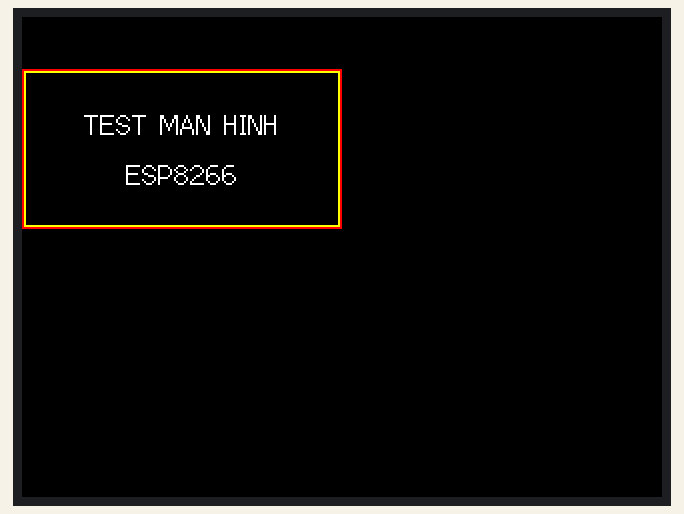
Recording of a sketch running on a simulated ESP32. Shown: 320×240 colour display.

Above: at 0.2 s.
At 2.3 s:
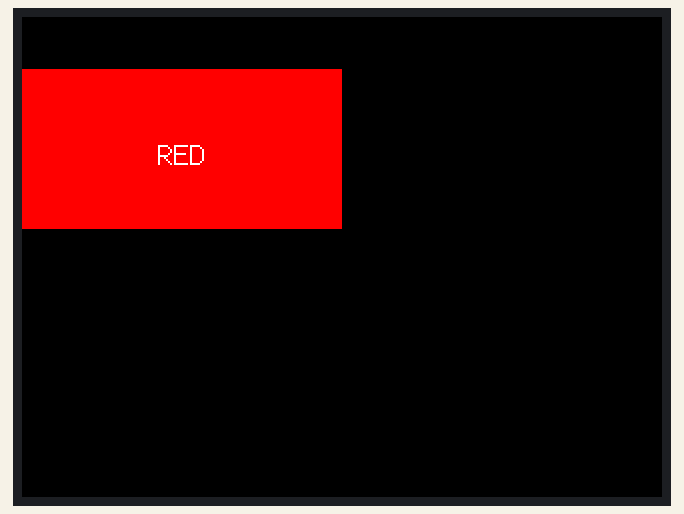
At 3.3 s:
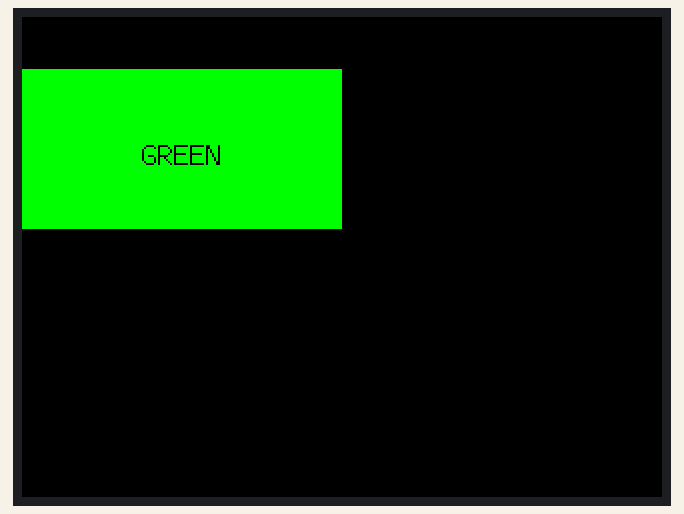
At 4.3 s:
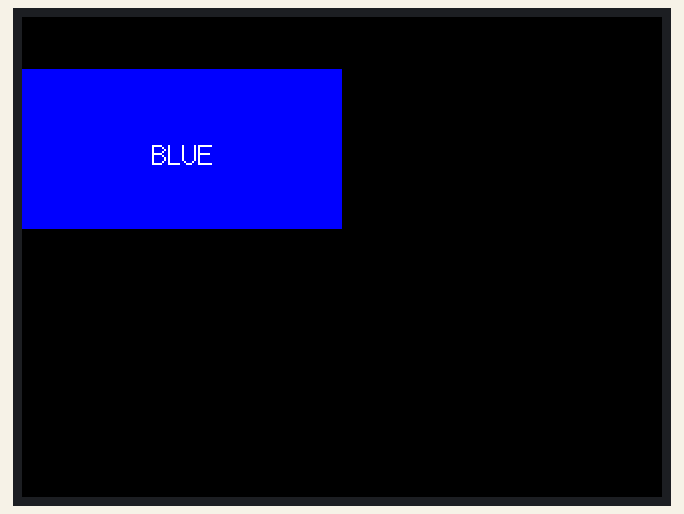

The sketch:

tft.ino
```cpp
#include <TFT_eSPI.h>
#include <SPI.h>

TFT_eSPI tft = TFT_eSPI();

void setup(void) {
  Serial.begin(115200);
  tft.init();

  // --- 1. SỬA LỖI SAI MÀU (INVERSION) ---
  // Nếu màn hình bị trắng xóa hoặc màu bị âm bản -> Sửa false thành true
  // Nếu màn hình màu đen đúng chuẩn -> Giữ nguyên false
  tft.invertDisplay(true);

  // --- 2. SỬA LỖI NGƯỢC CHỮ (MIRROR) ---
  // Nếu chữ bị ngược (soi gương) -> Dùng số 3
  // Nếu chữ bị lộn đầu -> Dùng số 1
  tft.setRotation(3);

  // --- 3. SỬA LỖI LỆCH HÌNH/NHIỄU (OFFSET) ---
  // Vì dùng Rotation 3 trên GreenTab sẽ bị lệch 26 pixel.
  // Dòng này giúp đẩy hình về giữa và xóa nhiễu.
  tft.setViewport(0, 26, 160, 80);

  // --- VẼ TEST ---
  tft.fillScreen(TFT_BLACK);

  // Test màu: Vẽ 3 hình tròn Đỏ - Xanh Lá - Xanh Dương
  // Nếu màu hiển thị đúng thứ tự Đỏ-Lá-Dương là OK
  tft.fillCircle(30, 40, 10, TFT_RED);
  tft.fillCircle(80, 40, 10, TFT_GREEN);
  tft.fillCircle(130, 40, 10, TFT_BLUE);

  tft.setTextColor(TFT_WHITE, TFT_BLACK);
  tft.drawCentreString("DA HET LOI!", 80, 10, 2);
  tft.drawCentreString("R     G     B", 80, 60, 2);
}

void loop() {
  // --- MÀN HÌNH 1: KIỂM TRA KHUNG VIỀN ---
  tft.fillScreen(TFT_BLACK);

  // Vẽ khung đỏ sát mép màn hình để xem có bị mất cạnh nào không
  tft.drawRect(0, 0, 160, 80, TFT_RED);
  tft.drawRect(1, 1, 158, 78, TFT_YELLOW);

  tft.setTextColor(TFT_WHITE, TFT_BLACK);
  tft.drawCentreString("TEST MAN HINH", 80, 20, 2);
  tft.drawCentreString("ESP8266", 80, 45, 2);

  delay(2000);

  // --- MÀN HÌNH 2: KIỂM TRA MÀU SẮC (RGB) ---
  // Màn hình đỏ
  tft.fillScreen(TFT_RED);
  tft.setTextColor(TFT_WHITE, TFT_RED);
  tft.drawCentreString("RED", 80, 35, 2);
  delay(1000);

  // Màn hình xanh lá
  tft.fillScreen(TFT_GREEN);
  tft.setTextColor(TFT_BLACK, TFT_GREEN);
  tft.drawCentreString("GREEN", 80, 35, 2);
  delay(1000);

  // Màn hình xanh dương
  tft.fillScreen(TFT_BLUE);
  tft.setTextColor(TFT_WHITE, TFT_BLUE);
  tft.drawCentreString("BLUE", 80, 35, 2);
  delay(1000);
}
```

Measured:
- by itself, everything shown: repeats every 5.1 s, in 4 steps
- what the display in image 1 shows lasts 1.0 s, from 2.2 s to 3.2 s
